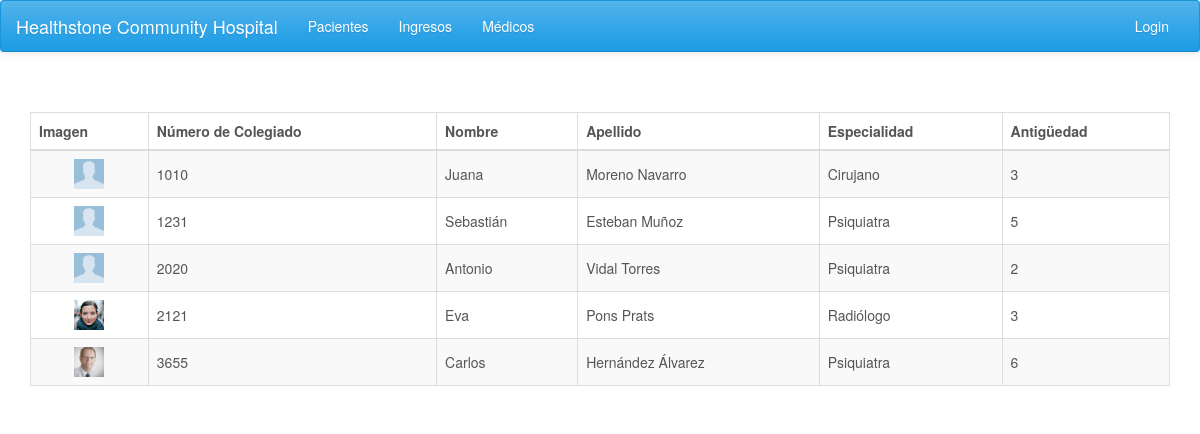
Page /medicos.php on the earlier database version.
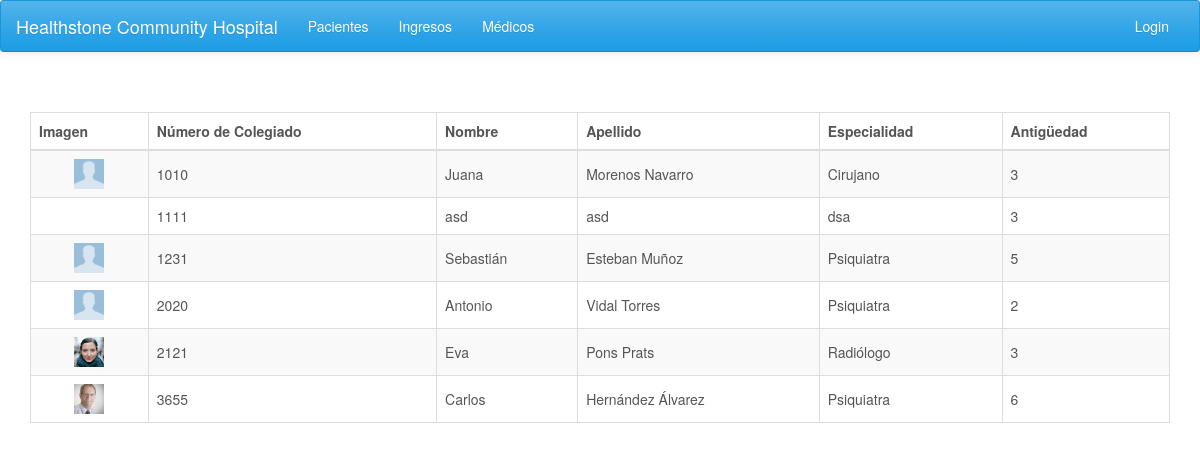
Same page on the later database version.
### tables this page shows
CREATE TABLE IF NOT EXISTS `medicos` (
  `Num_Colegiado` varchar(4) NOT NULL,
  `Nom_Medico` varchar(50) DEFAULT NULL,
  `Apell_Medico` varchar(50) DEFAULT NULL,
  `Especialidad` varchar(25) DEFAULT NULL,
  `Antiguedad` int(10) DEFAULT NULL,
  PRIMARY KEY (`Num_Colegiado`)
);

### medicos.php (the view, shortened to what this page needs)
<?php include 'header.php'; ?>
<div class="container">
  <br><br>
  <div class="row">
    <div class="col-lg-12 col-md-12 col-sm-12 col-sx-12">
      <?php
        require_once 'conexion.php';
        $sql = "SELECT Num_Colegiado, Nom_Medico, Apell_Medico, Especialidad, Antiguedad FROM medicos;";
        $result = $conexion->query($sql);
        if ($result->num_rows > 0) {
            ?>
            <table class="table table-striped table-hover table-bordered">
              <thead>
                <tr>
                  <th>Imagen</th>
                  <th>Número de Colegiado</th>
                  <th>Nombre</th>
                  <th>Apellido</th>
                  <th>Especialidad</th>
                  <th>Antigüedad</th>
                </tr>
              </thead>
              <tbody>
            <?php
             while($row = $result->fetch_assoc()) {
               ?>
                <tr>
                  <td style="vertical-align:middle">
                    <?php
                      if (file_exists('res/img/' . $row["Num_Colegiado"] . '.jpg')){
                    ?>
                      <center><img class="portrait" src="res/img/<?php echo $row["Num_Colegiado"] . ".jpg" ?>" alt="<?php echo $row["Nom_Medico"] ?>"></center>
                    <?php
                      }
                    ?>
                  </td>
                  <td style="vertical-align:middle"><?php echo $row["Num_Colegiado"] ?></td>
                  <td style="vertical-align:middle"><?php echo $row["Nom_Medico"] ?></td>
                  <td style="vertical-align:middle"><?php echo $row["Apell_Medico"] ?></td>
                  <td style="vertical-align:middle"><?php echo $row["Especialidad"] ?></td>
                  <td style="vertical-align:middle"><?php echo $row["Antiguedad"] ?></td>
                </tr>
               <?php
             }
            ?>
              </tbody>
            </table>
            <?php
        } else {
             echo "0 resultados";
        }
      ?>
    </div>
  </div>
</div>
<?php include 'footer.php'; ?>

Differences in the rows shown:
changed medicos "Juana": Apell_Medico "Moreno Navarro" → "Morenos Navarro"
added medicos: Num_Colegiado "1111", Nom_Medico "asd", Apell_Medico "asd", Especialidad "dsa", Antiguedad "3"
